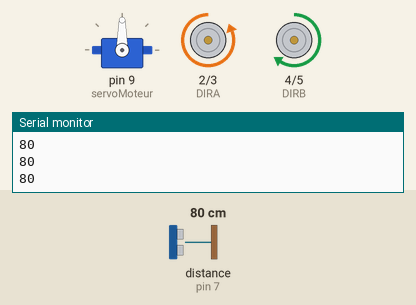
Recording of a sketch running on a simulated Arduino Uno, built with avr-gcc and run on an emulated ATmega328P. On the bench: servo, direction and speed pins drawn as motors (green arrow = direction pin HIGH = forward, orange = LOW = backward, longer = more drive), the last lines printed to the serial monitor. The test bench sets the inputs (shaded band); at power-on: distance to the obstacle (sensor on pin 7) 80 cm. The echo pulse lasts 58.3 µs per cm.

Above: at 1.2 s.
1.3 s: distance to the obstacle (sensor on pin 7) set to 26 cm
2.8 s: distance to the obstacle (sensor on pin 7) set to 22 cm
At 4.0 s:
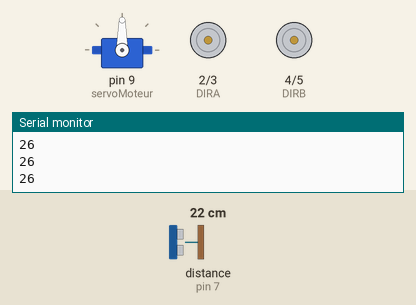
At 9.8 s:
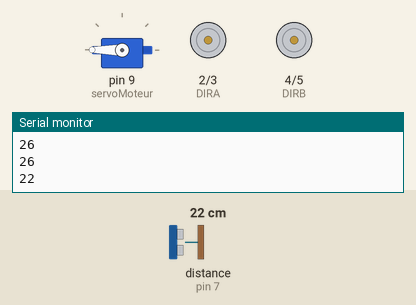
Timing chart, 0 to 10.3 s (numbered marks = the images above; inputs shaded):
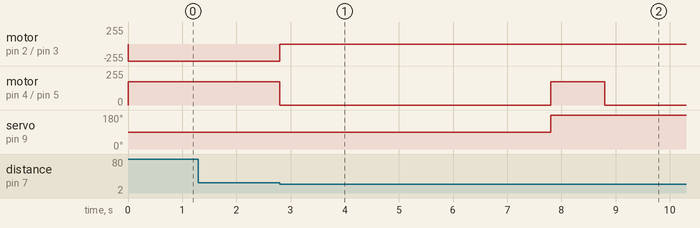

Measured:
- the behaviour switches between 25 and 24 cm on distance to the obstacle (sensor on pin 7) (found by bisection; images 0 and 1)
- after the input at 2.8 s, motor on pin 2 (DIRA) / pin 3 (PWMA): backward 255/255 → stopped at once; motor on pin 4 (DIRB) / pin 5 (PWMB): forward 173/255 → stopped at once, → forward 173/255 5.0 s later, → stopped 1.0 s later; servo on pin 9 (servoMoteur): 90° → 180° after 5.0 s

The sketch:

Test_evite_obstacle.ino
```cpp
#define CW  0
#define CCW 1
#include <HCSR04.h>
#include <Servo.h>
// Motor definitions to make life easier:
#define MOTOR_A 0
#define MOTOR_B 1
Servo servoMoteur;
int Distance;
const byte triggerPin = 8;
const byte echoPin = 7;
UltraSonicDistanceSensor distanceSensor(triggerPin, echoPin);
const byte PWMA = 3;  // PWM control (speed) for motor A
const byte PWMB = 5; // PWM control (speed) for motor B
const byte DIRA = 2; // Direction control for motor A
const byte DIRB = 4; // Direction control for motor B
const byte vitesse_voit=9.42478*0.03;
void setup() {
  servoMoteur.write(90);
  Serial.begin(9600);
  setupArdumoto();
  servoMoteur.attach(9);
  // put your setup code here, to run once:
 }


void loop() {
  // put your main code here, to run repeatedly:
  Distance=distanceSensor.measureDistanceCm();
  if (Distance>26){
    digitalWrite(DIRA,CW);
    digitalWrite(DIRB,CCW);
    analogWrite(PWMA,255); //roue autre coté
    analogWrite(PWMB,173); //roue coté pile
  }

  if (Distance<25){
    analogWrite(PWMA,0);
    analogWrite(PWMB,0);
    delay(5000);
    servoMoteur.write(180);
    analogWrite(PWMB,173);
    analogWrite(PWMA,0);
    delay(1000);
    analogWrite(PWMB,0);
    analogWrite(PWMA,0);

  }
  Serial.println(Distance);
}


void setupArdumoto()
{
  // All pins should be setup as outputs:
  pinMode(PWMA, OUTPUT);
  pinMode(PWMB, OUTPUT);
  pinMode(DIRA, OUTPUT);
  pinMode(DIRB, OUTPUT);

  // Initialize all pins as low:
  digitalWrite(PWMA, LOW);
  digitalWrite(PWMB, LOW);
  digitalWrite(DIRA, LOW);
  digitalWrite(DIRB, LOW);
}
```
